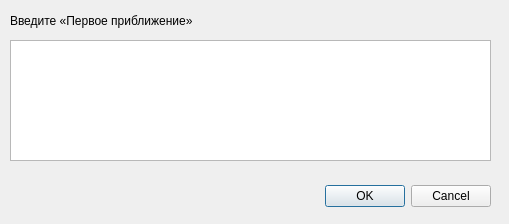
<?xml version="1.0" encoding="UTF-8"?>
<ui version="4.0">
 <class>DataRequestDialog</class>
 <widget class="QDialog" name="DataRequestDialog">
  <property name="geometry">
   <rect>
    <x>0</x>
    <y>0</y>
    <width>509</width>
    <height>224</height>
   </rect>
  </property>
  <property name="windowTitle">
   <string>Первое приближение</string>
  </property>
  <widget class="QDialogButtonBox" name="buttonBox">
   <property name="geometry">
    <rect>
     <x>150</x>
     <y>180</y>
     <width>341</width>
     <height>32</height>
    </rect>
   </property>
   <property name="orientation">
    <enum>Qt::Horizontal</enum>
   </property>
   <property name="standardButtons">
    <set>QDialogButtonBox::Cancel|QDialogButtonBox::Ok</set>
   </property>
  </widget>
  <widget class="QTableView" name="table_approx">
   <property name="geometry">
    <rect>
     <x>10</x>
     <y>40</y>
     <width>481</width>
     <height>121</height>
    </rect>
   </property>
  </widget>
  <widget class="QLabel" name="label">
   <property name="geometry">
    <rect>
     <x>10</x>
     <y>10</y>
     <width>381</width>
     <height>21</height>
    </rect>
   </property>
   <property name="text">
    <string>Введите «Первое приближение»</string>
   </property>
  </widget>
 </widget>
 <resources/>
 <connections>
  <connection>
   <sender>buttonBox</sender>
   <signal>accepted()</signal>
   <receiver>DataRequestDialog</receiver>
   <slot>accept()</slot>
   <hints>
    <hint type="sourcelabel">
     <x>248</x>
     <y>254</y>
    </hint>
    <hint type="destinationlabel">
     <x>157</x>
     <y>274</y>
    </hint>
   </hints>
  </connection>
  <connection>
   <sender>buttonBox</sender>
   <signal>rejected()</signal>
   <receiver>DataRequestDialog</receiver>
   <slot>reject()</slot>
   <hints>
    <hint type="sourcelabel">
     <x>316</x>
     <y>260</y>
    </hint>
    <hint type="destinationlabel">
     <x>286</x>
     <y>274</y>
    </hint>
   </hints>
  </connection>
 </connections>
</ui>
